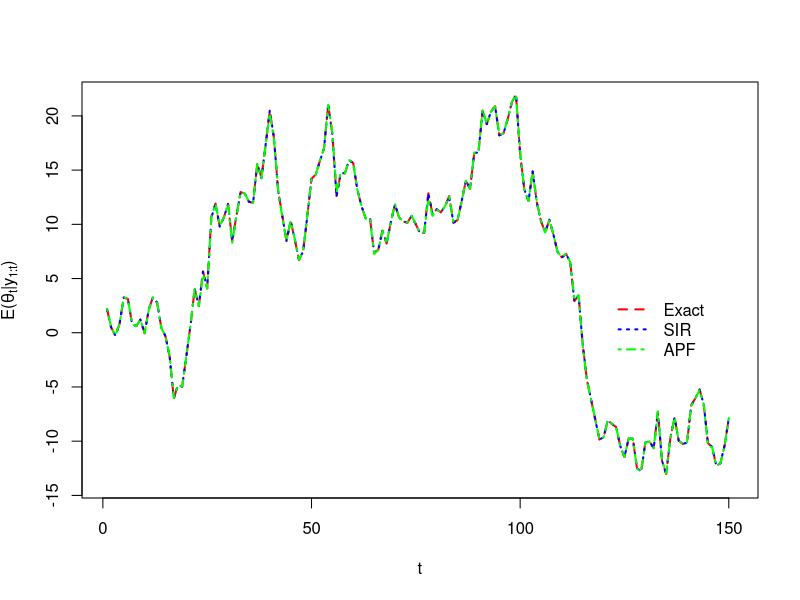
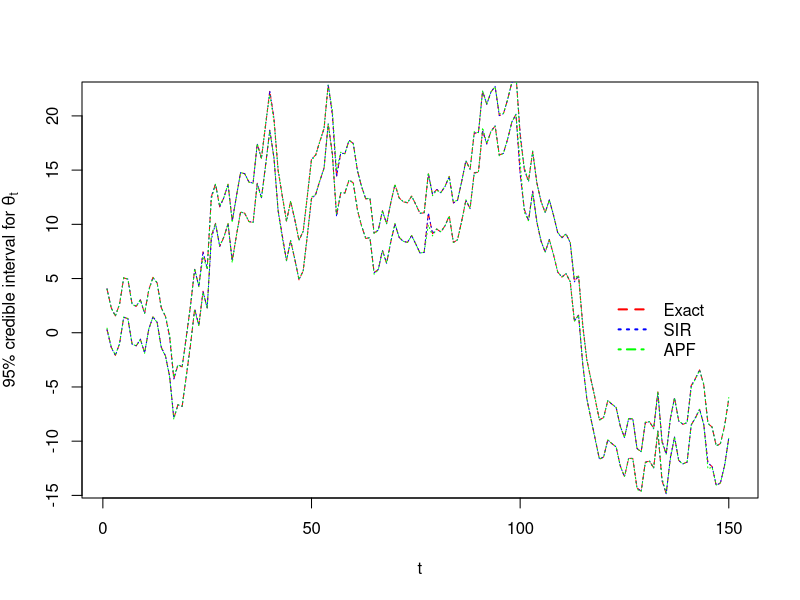
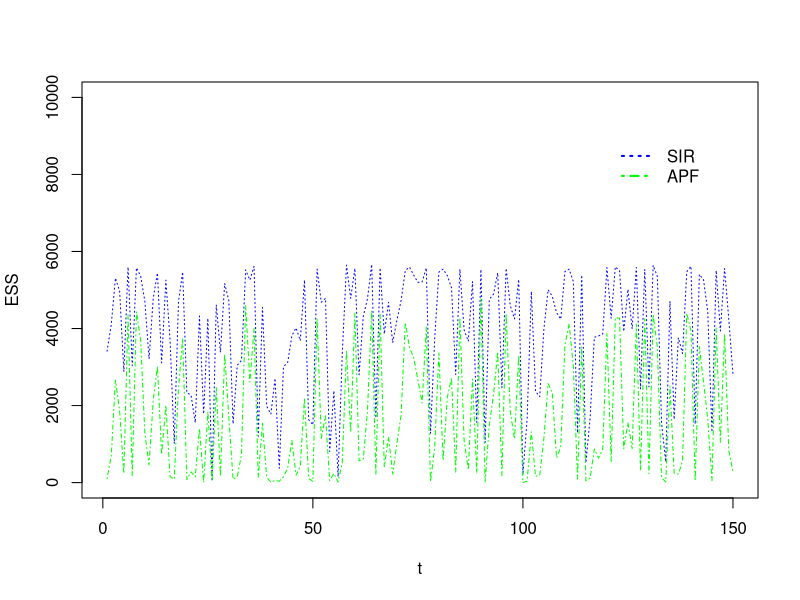

The R script that drew these images, in order:
### Hyperparameters
sigma2 = 1^2
tau2   = 2^2
mm0    = 0
CC20   = 4


### Generating data
TT     = 150
theta.t = rep(0, TT+1)
y       = rep(0, TT)

theta.t[1] = 2
for(i in 1:TT){
  theta.t[i+1] = rnorm(1, theta.t[i], sqrt(tau2))
  y[i] = rnorm(1, theta.t[i+1], sqrt(sigma2))
}


### Exact solution
mm  = rep(0,TT+1)
CC2 = rep(0,TT+1)
mm[1]  = mm0
CC2[1] = CC20
for(i in 1:TT){
  mm[i+1]  = (y[i]/sigma2 + mm[i]/(tau2 + CC2[i]))/(1/sigma2 + 1/(tau2 + CC2[i]))
  CC2[i+1] = 1/(1/sigma2 + 1/(tau2 + CC2[i]))
}


### APF filter
BB = 10000
theta.out   = array(0, dim=c(TT+1, BB))
weights.out = array(0, dim=c(TT+1, BB))
ESS.APF     = rep(0, TT)
theta.out[1,]     = rnorm(BB, mm0, sqrt(CC20))
weights.out[1,]   = rep(1/BB, BB)
for(i in 1:TT){
  lvarpi      = log(weights.out[i,]) + dnorm(y[i], theta.out[i,], sqrt(sigma2), log=T)
  varpi       = exp(lvarpi - max(lvarpi))
  varpi       = varpi/sum(varpi)
  ind         = sample(1:BB, BB, replace=TRUE, varpi)
  theta.tilde = theta.out[i,ind]
  theta.hat   = rnorm(BB, theta.tilde, sqrt(tau2))
  lweights    = dnorm(y[i], theta.hat, sqrt(sigma2), log=T) - dnorm(y[i], theta.out[i,ind], sqrt(sigma2), log=T)
  lweights    = lweights - max(lweights)
  theta.out[i+1,]   = theta.hat
  weights.out[i+1,] = exp(lweights)/sum(exp(lweights))
  ESS.APF[i]        = (sum(weights.out[i+1,])^2)/sum(weights.out[i+1,]^2)
}
mm.APF    = apply(weights.out*theta.out, 1,sum)
CC2.APF   = apply(weights.out*theta.out^2, 1,sum) - mm.APF^2


### SIR filter
BB = 10000
theta.out   = array(0, dim=c(TT+1, BB))
weights.out = array(0, dim=c(TT+1, BB))
ESS.SIR     = rep(0, TT)
theta.out[1,]     = rnorm(BB, mm0, sqrt(CC20))
weights.out[1,]   = rep(1/BB, BB)
for(i in 1:TT){
  varpi       = weights.out[i,]
  ind         = sample(1:BB, BB, replace=TRUE, varpi)
  theta.tilde = theta.out[i,ind]
  theta.hat   = rnorm(BB, theta.tilde, sqrt(tau2))
  lweights    = dnorm(y[i], theta.hat, sqrt(sigma2), log=T)
  lweights    = lweights - max(lweights)
  
  theta.out[i+1,]   = theta.hat
  weights.out[i+1,] = exp(lweights)/sum(exp(lweights))
  ESS.SIR[i]        = (sum(weights.out[i+1,])^2)/sum(weights.out[i+1,]^2)
}
mm.SIR = apply(weights.out*theta.out, 1,sum)
CC2.SIR = apply(weights.out*theta.out^2, 1,sum) - mm.SIR^2


## Expected values
quartz()
plot(theta.t, type="n", xlab="t", ylab=expression(paste("E(",theta[t],"|",y[1:t],")")), lwd=2)
lines(mm[-1], col="red", lwd=2, lty=2)
lines(mm.SIR[-1], col="blue", lwd=2, lty=3)
lines(mm.APF[-1], col="green", lwd=2, lty=4)
legend(120,4,c("Exact","SIR","APF"), col=c("red","blue","green"), lty=c(2,3,4), lwd=2, bty="n")
#dev.print(dev=pdf,file="Gaussian_means_APF.pdf")


## Confidence intervals
quartz()
plot(theta.t, type="n", xlab="t", ylab=expression(paste("95% credible interval for ",theta[t])), lwd=2)
lines(mm[-1]-2*sqrt(CC2[-1]), col="red", lwd=1, lty=2)
lines(mm[-1]+2*sqrt(CC2[-1]), col="red", lwd=1, lty=2)
lines(mm.SIR[-1]-2*sqrt(CC2.SIR[-1]), col="blue", lwd=1, lty=3)
lines(mm.SIR[-1]+2*sqrt(CC2.SIR[-1]), col="blue", lwd=1, lty=3)
lines(mm.APF[-1]-2*sqrt(CC2.APF[-1]), col="green", lwd=1, lty=3)
lines(mm.APF[-1]+2*sqrt(CC2.APF[-1]), col="green", lwd=1, lty=3)
legend(120,4,c("Exact","SIR","APF"), col=c("red","blue","green"), lty=c(2,3,4), lwd=2, bty="n")
#dev.print(dev=pdf,file="Gaussian_confint_APF.pdf")


## ESS as a function of time
quartz()
plot(ESS.SIR, type="l", ylab="ESS", xlab="t", ylim=c(0,BB), lty=3, col="blue")
lines(ESS.APF,lty=4, col="green")
legend(120,9000,c("SIR","APF"), col=c("blue","green"), lty=c(3,4), lwd=2, bty="n")
#dev.print(dev=pdf,file="Gaussian_ESSintime_APF.pdf")

